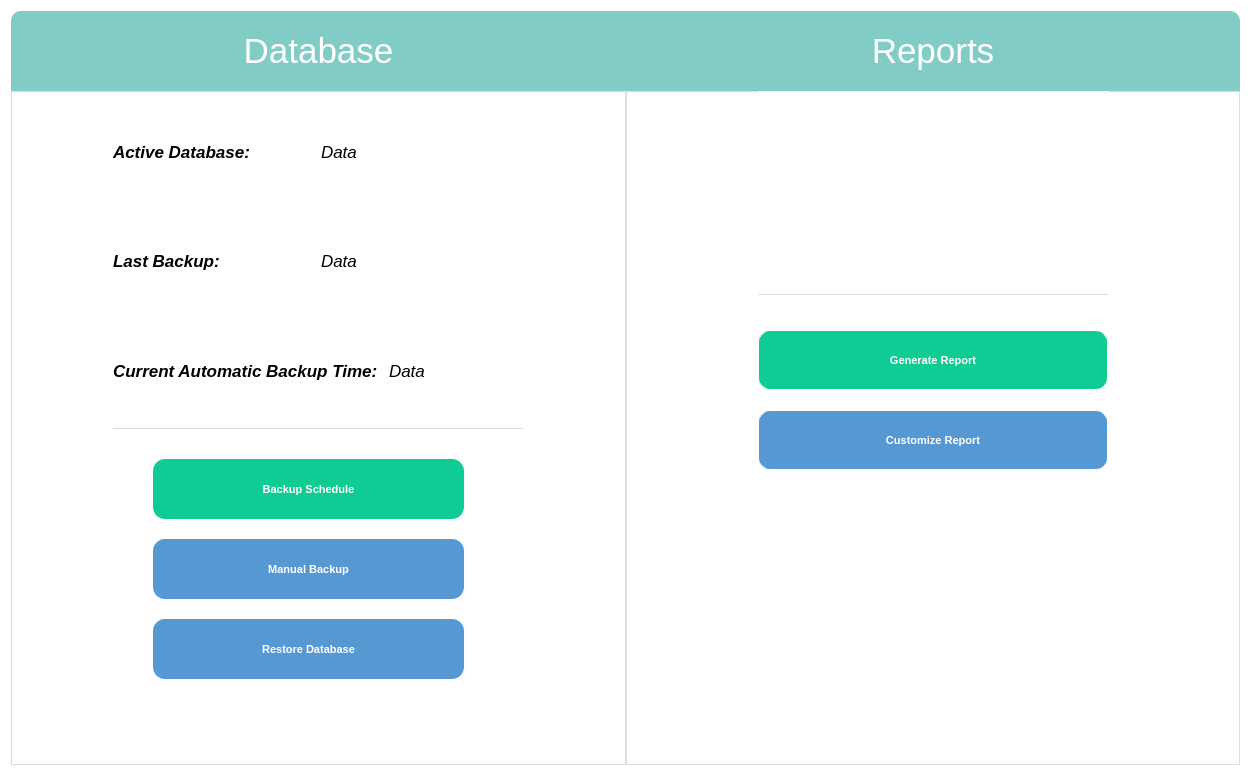
<?xml version="1.0" encoding="UTF-8"?>
<ui version="4.0">
 <class>Form</class>
 <widget class="QWidget" name="Form">
  <property name="geometry">
   <rect>
    <x>0</x>
    <y>0</y>
    <width>1251</width>
    <height>776</height>
   </rect>
  </property>
  <property name="windowTitle">
   <string>Form</string>
  </property>
  <property name="styleSheet">
   <string notr="true">background-color:#fff;</string>
  </property>
  <layout class="QGridLayout" name="gridLayout_3">
   <property name="spacing">
    <number>0</number>
   </property>
   <item row="0" column="0">
    <widget class="QWidget" name="widget_2" native="true">
     <property name="minimumSize">
      <size>
       <width>0</width>
       <height>80</height>
      </size>
     </property>
     <property name="maximumSize">
      <size>
       <width>16777215</width>
       <height>80</height>
      </size>
     </property>
     <property name="styleSheet">
      <string notr="true">background-color:#81cdc6;
border-top-left-radius: 10px;
</string>
     </property>
     <layout class="QGridLayout" name="gridLayout_5">
      <item row="0" column="0">
       <widget class="QLabel" name="label">
        <property name="font">
         <font>
          <family>Segoe UI</family>
          <pointsize>26</pointsize>
         </font>
        </property>
        <property name="styleSheet">
         <string notr="true">color:#fff;</string>
        </property>
        <property name="text">
         <string>Database</string>
        </property>
        <property name="alignment">
         <set>Qt::AlignCenter</set>
        </property>
       </widget>
      </item>
     </layout>
    </widget>
   </item>
   <item row="0" column="1" rowspan="2">
    <layout class="QVBoxLayout" name="verticalLayout_4">
     <item>
      <widget class="QWidget" name="widget_4" native="true">
       <property name="minimumSize">
        <size>
         <width>0</width>
         <height>80</height>
        </size>
       </property>
       <property name="maximumSize">
        <size>
         <width>16777215</width>
         <height>80</height>
        </size>
       </property>
       <property name="styleSheet">
        <string notr="true">background-color:#81cdc6;

border-top-right-radius: 10px;</string>
       </property>
       <layout class="QGridLayout" name="gridLayout_4">
        <item row="0" column="0">
         <widget class="QLabel" name="label_2">
          <property name="font">
           <font>
            <family>Segoe UI</family>
            <pointsize>26</pointsize>
           </font>
          </property>
          <property name="styleSheet">
           <string notr="true">color:#fff;</string>
          </property>
          <property name="text">
           <string>Reports</string>
          </property>
          <property name="alignment">
           <set>Qt::AlignCenter</set>
          </property>
         </widget>
        </item>
       </layout>
      </widget>
     </item>
     <item>
      <widget class="QWidget" name="widget_5" native="true">
       <property name="styleSheet">
        <string notr="true">background-color:#fff ;
 border-style: solid;
    border-color: #dcdcdc;
    border-width: 1px;
</string>
       </property>
       <layout class="QGridLayout" name="gridLayout_2">
        <property name="topMargin">
         <number>0</number>
        </property>
        <item row="1" column="0">
         <layout class="QVBoxLayout" name="verticalLayout_6">
          <property name="spacing">
           <number>20</number>
          </property>
          <property name="topMargin">
           <number>0</number>
          </property>
          <item>
           <widget class="Line" name="line_2">
            <property name="minimumSize">
             <size>
              <width>175</width>
              <height>1</height>
             </size>
            </property>
            <property name="maximumSize">
             <size>
              <width>350</width>
              <height>1</height>
             </size>
            </property>
            <property name="orientation">
             <enum>Qt::Horizontal</enum>
            </property>
           </widget>
          </item>
          <item>
           <spacer name="verticalSpacer_2">
            <property name="orientation">
             <enum>Qt::Vertical</enum>
            </property>
            <property name="sizeType">
             <enum>QSizePolicy::Fixed</enum>
            </property>
            <property name="sizeHint" stdset="0">
             <size>
              <width>20</width>
              <height>15</height>
             </size>
            </property>
           </spacer>
          </item>
          <item>
           <widget class="QPushButton" name="GenerateReport_button">
            <property name="minimumSize">
             <size>
              <width>175</width>
              <height>50</height>
             </size>
            </property>
            <property name="maximumSize">
             <size>
              <width>350</width>
              <height>60</height>
             </size>
            </property>
            <property name="font">
             <font>
              <family>Segoe UI</family>
              <pointsize>8</pointsize>
              <weight>75</weight>
              <bold>true</bold>
              <strikeout>false</strikeout>
             </font>
            </property>
            <property name="mouseTracking">
             <bool>true</bool>
            </property>
            <property name="tabletTracking">
             <bool>true</bool>
            </property>
            <property name="layoutDirection">
             <enum>Qt::LeftToRight</enum>
            </property>
            <property name="styleSheet">
             <string notr="true">QPushButton {
 background-color: #10cc94;
border-radius:12px;
border-color:none;
color:#fff;
}
QPushButton#quit_button {
   background-color: green;
}
QPushButton::pressed {
background-color: #fff;
}
QpushButton{
border: 2px solid #555;
    border-radius: 20px;
    border-style: outset;
border-width:200px;
    
}
QPushButton:hover {
   background-color: #0a9c73;
   transition: background-color 0.5s cubic-bezier(0.4, 0, 0.2, 1);
}


</string>
            </property>
            <property name="text">
             <string>Generate Report</string>
            </property>
            <property name="icon">
             <iconset>
              <normaloff>:/new/Shop/Shoppingcart.png</normaloff>:/new/Shop/Shoppingcart.png</iconset>
            </property>
            <property name="iconSize">
             <size>
              <width>22</width>
              <height>22</height>
             </size>
            </property>
           </widget>
          </item>
          <item>
           <widget class="QPushButton" name="CustomizeReport_button">
            <property name="minimumSize">
             <size>
              <width>175</width>
              <height>50</height>
             </size>
            </property>
            <property name="maximumSize">
             <size>
              <width>350</width>
              <height>60</height>
             </size>
            </property>
            <property name="font">
             <font>
              <family>Segoe UI</family>
              <pointsize>8</pointsize>
              <weight>75</weight>
              <bold>true</bold>
              <strikeout>false</strikeout>
             </font>
            </property>
            <property name="mouseTracking">
             <bool>true</bool>
            </property>
            <property name="tabletTracking">
             <bool>true</bool>
            </property>
            <property name="layoutDirection">
             <enum>Qt::LeftToRight</enum>
            </property>
            <property name="styleSheet">
             <string notr="true">QPushButton {
 background-color: #5698d2;
border-radius:12px;
border-color:#fff;
color:#fff;
}
QPushButton#quit_button {
   background-color: green;
}
QPushButton::pressed {
background-color: #fff;
}
QpushButton{

    border-radius: 20px;
    border-style: outset;
border-width:200px;
    
}
QPushButton:hover {
   background-color: #4379a5;
   transition: background-color 0.5s cubic-bezier(0.4, 0, 0.2, 1);
}

</string>
            </property>
            <property name="text">
             <string>Customize Report</string>
            </property>
            <property name="icon">
             <iconset>
              <normaloff>:/new/Shop/Shoppingcart.png</normaloff>:/new/Shop/Shoppingcart.png</iconset>
            </property>
            <property name="iconSize">
             <size>
              <width>22</width>
              <height>22</height>
             </size>
            </property>
           </widget>
          </item>
         </layout>
        </item>
        <item row="0" column="0">
         <widget class="QLabel" name="Image">
          <property name="styleSheet">
           <string notr="true">image: url(:/Icon/report_tao.png);
border:none;</string>
          </property>
          <property name="text">
           <string/>
          </property>
         </widget>
        </item>
        <item row="2" column="0">
         <spacer name="verticalSpacer">
          <property name="orientation">
           <enum>Qt::Vertical</enum>
          </property>
          <property name="sizeType">
           <enum>QSizePolicy::Fixed</enum>
          </property>
          <property name="sizeHint" stdset="0">
           <size>
            <width>20</width>
            <height>286</height>
           </size>
          </property>
         </spacer>
        </item>
       </layout>
      </widget>
     </item>
    </layout>
   </item>
   <item row="1" column="0">
    <widget class="QWidget" name="Container1" native="true">
     <property name="styleSheet">
      <string notr="true">background-color:#fff ;
 border-style: solid;
    border-color: #dcdcdc;
    border-width: 1px;
</string>
     </property>
     <layout class="QGridLayout" name="gridLayout">
      <item row="2" column="0">
       <widget class="QWidget" name="widget_3" native="true">
        <property name="styleSheet">
         <string notr="true">border:none;</string>
        </property>
        <widget class="QWidget" name="layoutWidget">
         <property name="geometry">
          <rect>
           <x>40</x>
           <y>10</y>
           <width>311</width>
           <height>251</height>
          </rect>
         </property>
         <layout class="QVBoxLayout" name="verticalLayout_2">
          <item>
           <widget class="QPushButton" name="backupSchedule_button">
            <property name="minimumSize">
             <size>
              <width>175</width>
              <height>50</height>
             </size>
            </property>
            <property name="maximumSize">
             <size>
              <width>350</width>
              <height>60</height>
             </size>
            </property>
            <property name="font">
             <font>
              <family>Segoe UI</family>
              <pointsize>8</pointsize>
              <weight>75</weight>
              <bold>true</bold>
              <strikeout>false</strikeout>
             </font>
            </property>
            <property name="mouseTracking">
             <bool>true</bool>
            </property>
            <property name="tabletTracking">
             <bool>true</bool>
            </property>
            <property name="layoutDirection">
             <enum>Qt::LeftToRight</enum>
            </property>
            <property name="styleSheet">
             <string notr="true">QPushButton {
 background-color: #10cc94;
border-radius:12px;
border-color:none;
color:#fff;
}
QPushButton#quit_button {
   background-color: green;
}
QPushButton::pressed {
background-color: #fff;
}
QpushButton{
border: 2px solid #555;
    border-radius: 20px;
    border-style: outset;
border-width:200px;
    
}
QPushButton:hover {
   background-color: #0a9c73;
   transition: background-color 0.5s cubic-bezier(0.4, 0, 0.2, 1);
}


</string>
            </property>
            <property name="text">
             <string>Backup Schedule</string>
            </property>
            <property name="icon">
             <iconset>
              <normaloff>:/new/Shop/Shoppingcart.png</normaloff>:/new/Shop/Shoppingcart.png</iconset>
            </property>
            <property name="iconSize">
             <size>
              <width>22</width>
              <height>22</height>
             </size>
            </property>
           </widget>
          </item>
          <item>
           <widget class="QPushButton" name="manualBackup_button">
            <property name="minimumSize">
             <size>
              <width>175</width>
              <height>50</height>
             </size>
            </property>
            <property name="maximumSize">
             <size>
              <width>350</width>
              <height>60</height>
             </size>
            </property>
            <property name="font">
             <font>
              <family>Segoe UI</family>
              <pointsize>8</pointsize>
              <weight>75</weight>
              <bold>true</bold>
              <strikeout>false</strikeout>
             </font>
            </property>
            <property name="mouseTracking">
             <bool>true</bool>
            </property>
            <property name="tabletTracking">
             <bool>true</bool>
            </property>
            <property name="layoutDirection">
             <enum>Qt::LeftToRight</enum>
            </property>
            <property name="styleSheet">
             <string notr="true">QPushButton {
 background-color: #5698d2;
border-radius:12px;
border-color:#fff;
color:#fff;
}
QPushButton#quit_button {
   background-color: green;
}
QPushButton::pressed {
background-color: #fff;
}
QpushButton{

    border-radius: 20px;
    border-style: outset;
border-width:200px;
    
}
QPushButton:hover {
   background-color: #4379a5;
   transition: background-color 0.5s cubic-bezier(0.4, 0, 0.2, 1);
}

</string>
            </property>
            <property name="text">
             <string>Manual Backup</string>
            </property>
            <property name="icon">
             <iconset>
              <normaloff>:/new/Shop/Shoppingcart.png</normaloff>:/new/Shop/Shoppingcart.png</iconset>
            </property>
            <property name="iconSize">
             <size>
              <width>22</width>
              <height>22</height>
             </size>
            </property>
           </widget>
          </item>
          <item>
           <widget class="QPushButton" name="restoreDatabase_button">
            <property name="minimumSize">
             <size>
              <width>175</width>
              <height>50</height>
             </size>
            </property>
            <property name="maximumSize">
             <size>
              <width>350</width>
              <height>60</height>
             </size>
            </property>
            <property name="font">
             <font>
              <family>Segoe UI</family>
              <pointsize>8</pointsize>
              <weight>75</weight>
              <bold>true</bold>
              <strikeout>false</strikeout>
             </font>
            </property>
            <property name="mouseTracking">
             <bool>true</bool>
            </property>
            <property name="tabletTracking">
             <bool>true</bool>
            </property>
            <property name="layoutDirection">
             <enum>Qt::LeftToRight</enum>
            </property>
            <property name="styleSheet">
             <string notr="true">QPushButton {
 background-color: #5698d2;
border-radius:12px;
border-color:#fff;
color:#fff;
}
QPushButton#quit_button {
   background-color: green;
}
QPushButton::pressed {
background-color: #fff;
}
QpushButton{

    border-radius: 20px;
    border-style: outset;
border-width:200px;
    
}
QPushButton:hover {
   background-color: #4379a5;
   transition: background-color 0.5s cubic-bezier(0.4, 0, 0.2, 1);
}


</string>
            </property>
            <property name="text">
             <string>Restore Database</string>
            </property>
            <property name="icon">
             <iconset>
              <normaloff>:/new/Shop/Shoppingcart.png</normaloff>:/new/Shop/Shoppingcart.png</iconset>
            </property>
            <property name="iconSize">
             <size>
              <width>22</width>
              <height>22</height>
             </size>
            </property>
           </widget>
          </item>
         </layout>
        </widget>
       </widget>
      </item>
      <item row="0" column="0">
       <layout class="QVBoxLayout" name="verticalLayout">
        <item>
         <layout class="QHBoxLayout" name="horizontalLayout">
          <item>
           <widget class="QLabel" name="ActiveDatabase_label">
            <property name="font">
             <font>
              <family>Segoe UI</family>
              <pointsize>13</pointsize>
              <weight>75</weight>
              <italic>true</italic>
              <bold>true</bold>
             </font>
            </property>
            <property name="styleSheet">
             <string notr="true">border:none;</string>
            </property>
            <property name="text">
             <string>Active Database: </string>
            </property>
           </widget>
          </item>
          <item>
           <widget class="QLabel" name="ActiveDatabase_Data">
            <property name="font">
             <font>
              <family>Segoe UI</family>
              <pointsize>13</pointsize>
              <weight>50</weight>
              <italic>true</italic>
              <bold>false</bold>
             </font>
            </property>
            <property name="styleSheet">
             <string notr="true">border:none;</string>
            </property>
            <property name="text">
             <string>Data</string>
            </property>
           </widget>
          </item>
         </layout>
        </item>
        <item>
         <layout class="QHBoxLayout" name="horizontalLayout_2">
          <item>
           <widget class="QLabel" name="lastBackup_label">
            <property name="font">
             <font>
              <family>Segoe UI</family>
              <pointsize>13</pointsize>
              <weight>75</weight>
              <italic>true</italic>
              <bold>true</bold>
             </font>
            </property>
            <property name="styleSheet">
             <string notr="true">border:none;</string>
            </property>
            <property name="text">
             <string>Last Backup: </string>
            </property>
           </widget>
          </item>
          <item>
           <widget class="QLabel" name="LastBackup_Data">
            <property name="font">
             <font>
              <family>Segoe UI</family>
              <pointsize>13</pointsize>
              <weight>50</weight>
              <italic>true</italic>
              <bold>false</bold>
             </font>
            </property>
            <property name="styleSheet">
             <string notr="true">border:none;</string>
            </property>
            <property name="text">
             <string>Data</string>
            </property>
           </widget>
          </item>
         </layout>
        </item>
        <item>
         <layout class="QHBoxLayout" name="horizontalLayout_3">
          <item>
           <widget class="QLabel" name="CurrentTime_label">
            <property name="font">
             <font>
              <family>Segoe UI</family>
              <pointsize>13</pointsize>
              <weight>75</weight>
              <italic>true</italic>
              <bold>true</bold>
             </font>
            </property>
            <property name="styleSheet">
             <string notr="true">border:none;</string>
            </property>
            <property name="text">
             <string>Current Automatic Backup Time: </string>
            </property>
           </widget>
          </item>
          <item>
           <widget class="QLabel" name="label_8">
            <property name="font">
             <font>
              <family>Segoe UI</family>
              <pointsize>13</pointsize>
              <weight>50</weight>
              <italic>true</italic>
              <bold>false</bold>
             </font>
            </property>
            <property name="styleSheet">
             <string notr="true">border:none;</string>
            </property>
            <property name="text">
             <string>Data</string>
            </property>
           </widget>
          </item>
         </layout>
        </item>
       </layout>
      </item>
      <item row="1" column="0">
       <widget class="Line" name="line">
        <property name="minimumSize">
         <size>
          <width>410</width>
          <height>1</height>
         </size>
        </property>
        <property name="maximumSize">
         <size>
          <width>410</width>
          <height>1</height>
         </size>
        </property>
        <property name="orientation">
         <enum>Qt::Horizontal</enum>
        </property>
       </widget>
      </item>
     </layout>
     <zorder>line</zorder>
     <zorder>widget_3</zorder>
    </widget>
   </item>
  </layout>
 </widget>
 <resources>
  <include location="logo.qrc"/>
 </resources>
 <connections/>
</ui>
